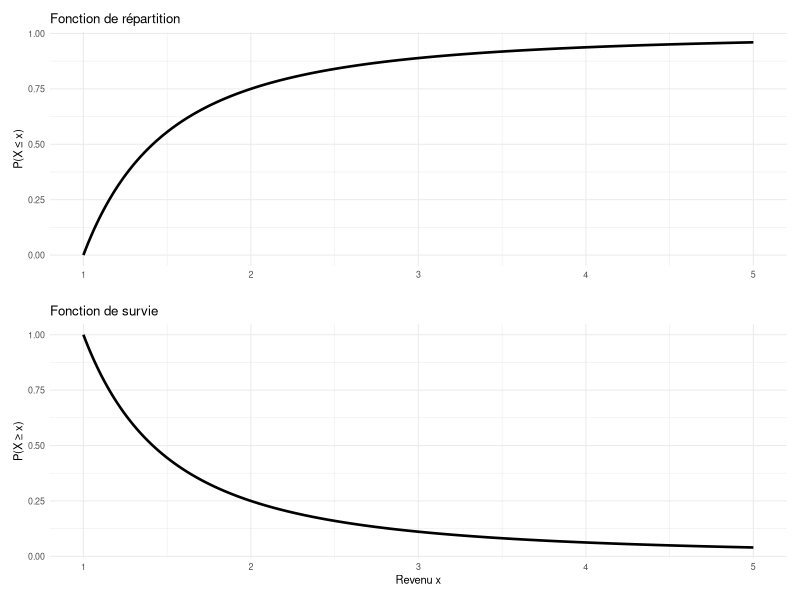
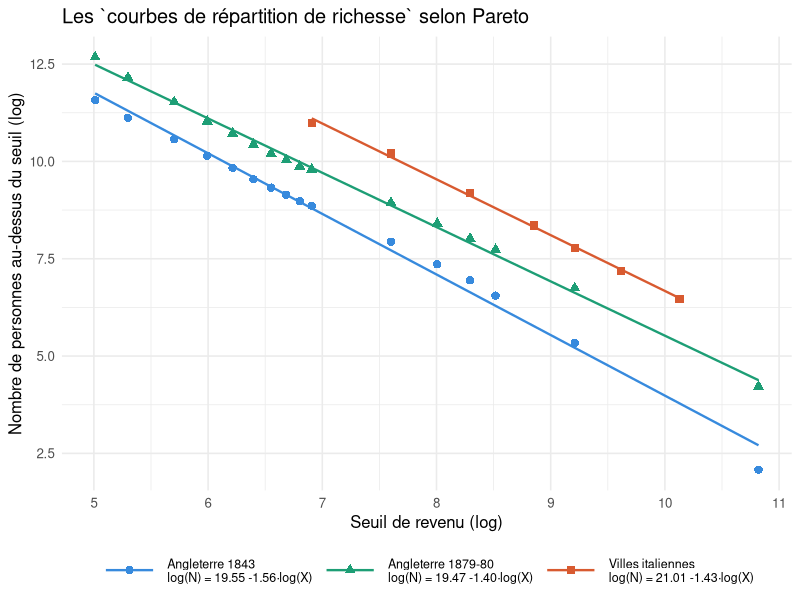
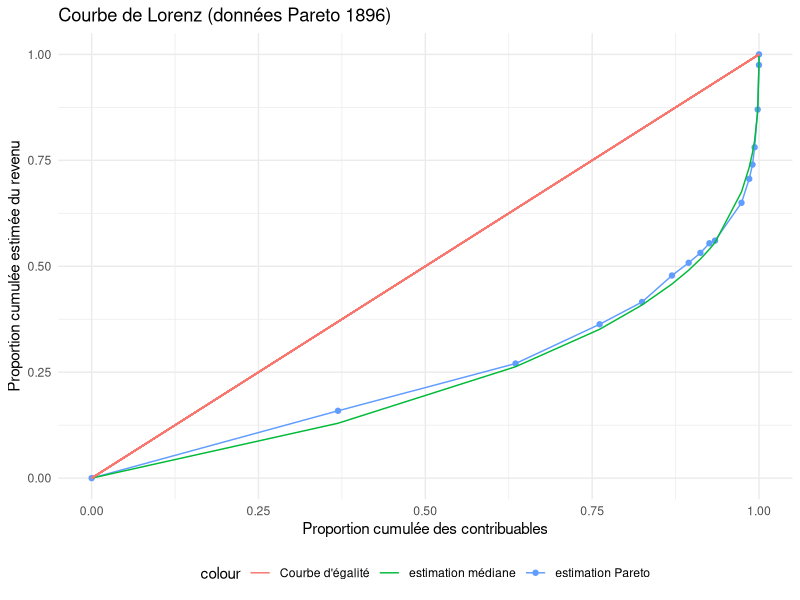
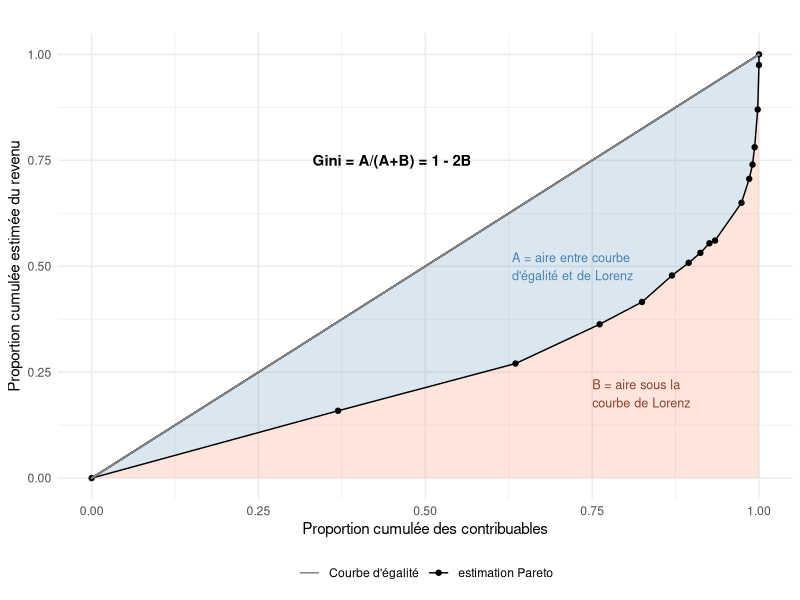
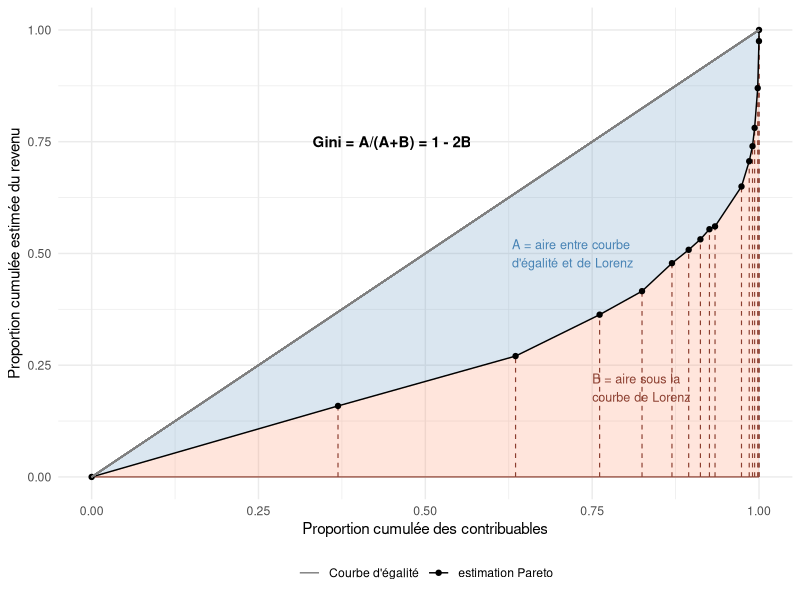
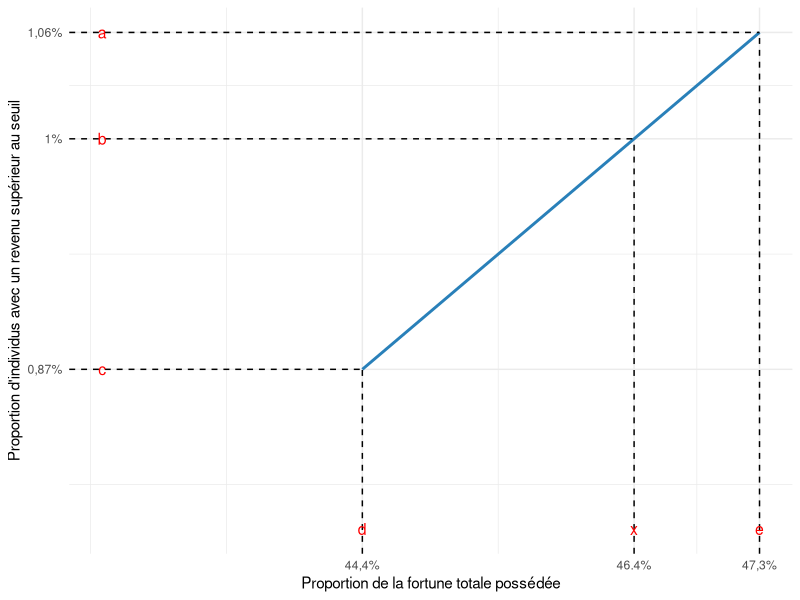
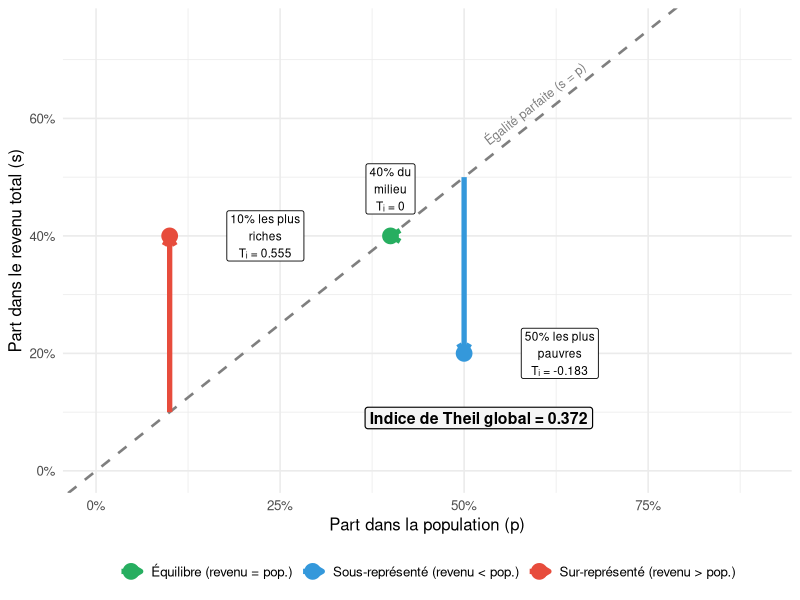
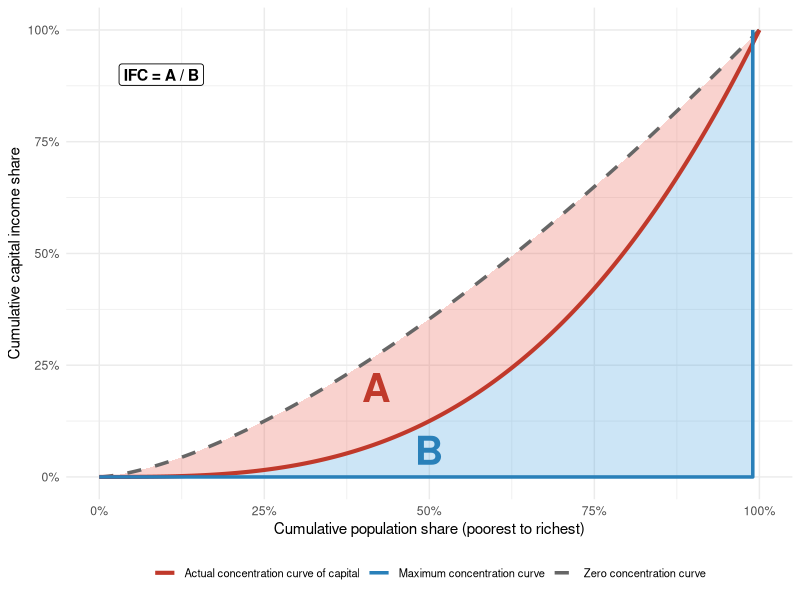

R code for these plots, in order:
## ---- chunk 1
#| echo: true
#| code-fold: true
#| code-summary: "Afficher le code"
#| output-location: column

library(tidyverse)

data_pareto_angleterre <- data.frame(
  seuil_revenu = c(150, 200, 300, 400, 500, 600, 700, 800, 900,
         1000, 2000, 3000, 4000, 5000, 10000, 50000),
  N_1843 = c(106637, 67271, 38901, 25472, 18694, 13911, 11239,
              9365, 7923, 7029, 2801, 1566, 1040, 701, 208, 8),
  N_1879_80 = c(320162, 190061, 101616, 61720, 45219, 33902, 27008,
                 22954, 19359, 17963, 7611, 4480, 3050, 2292, 853, 68)
)

data_pareto_italie <- data.frame(
  seuil_revenu = c(1000, 2000, 4000, 7000, 10000, 15000, 25000),
  N = c(59486, 26968, 9766, 4264, 2397, 1310, 645)
)

data_pareto_angleterre 


## ---- chunk 2
#| echo: false
#| fig-height: 3
#| fig-width: 3

library(ggplot2)
library(patchwork)

x <- seq(1, 5, length.out = 300)
df <- data.frame(
  x = x,
  F = 1 - (1/x)^2,
  S = (1/x)^2
)

p_F <- ggplot(df, aes(x, F)) +
  geom_line(linewidth = 0.9) +
  labs(title = "Fonction de répartition",
       x = "", y = "P(X ≤ x)") +
  theme_minimal(base_size = 8)

p_S <- ggplot(df, aes(x, S)) +
  geom_line(linewidth = 0.9) +
  labs(title = "Fonction de survie",
       x = "Revenu x", y = "P(X ≥ x)") +
  theme_minimal(base_size = 8)

p_F / p_S
## ---- chunk 3
#| echo: true
#| code-fold: true
#| code-summary: "Afficher le code"
# Estimation des modèles
lm_1843  <- lm(log(N_1843) ~ log(seuil_revenu), data = data_pareto_angleterre)
lm_1880  <- lm(log(N_1879_80) ~ log(seuil_revenu), data = data_pareto_angleterre)
lm_italie <- lm(log(N) ~ log(seuil_revenu), data = data_pareto_italie)

# Labels avec les coefficients estimés
label_1843  <- sprintf("Angleterre 1843\nlog(N) = %.2f %+.2f·log(X)",
                        coef(lm_1843)[1],  coef(lm_1843)[2])
label_1880  <- sprintf("Angleterre 1879-80\nlog(N) = %.2f %+.2f·log(X)",
                        coef(lm_1880)[1],  coef(lm_1880)[2])
label_italie <- sprintf("Villes italiennes\nlog(N) = %.2f %+.2f·log(X)",
                        coef(lm_italie)[1], coef(lm_italie)[2])

data_pareto_angleterre %>%
  ggplot(aes(x = log(seuil_revenu), y = log(N_1843))) +
  geom_point(aes(color = label_1843), shape = 16, size = 2.5) +
  geom_point(aes(y = log(N_1879_80), color = label_1880), shape = 17, size = 2.5) +
  geom_point(data = data_pareto_italie,
             aes(y = log(N), color = label_italie), shape = 15, size = 2.5) +

  geom_smooth(aes(color = label_1843),
              method = "lm", se = FALSE, linewidth = 0.8) +
  geom_smooth(aes(y = log(N_1879_80), color = label_1880),
              method = "lm", se = FALSE, linewidth = 0.8) +
  geom_smooth(data = data_pareto_italie,
              aes(y = log(N), color = label_italie),
              method = "lm", se = FALSE, linewidth = 0.8) +

  scale_color_manual(values = setNames(
    c("#378ADD", "#1D9E75", "#D85A30"),
    c(label_1843, label_1880, label_italie)
  )) +
  labs(
    x     = "Seuil de revenu (log)",
    y     = "Nombre de personnes au-dessus du seuil (log)",
    color = NULL,
    title = "Les `courbes de répartition de richesse` selon Pareto"
  ) +
  theme_minimal(base_size = 12) +
  theme(
    legend.position  = "bottom",
    legend.text      = element_text(size = 9),
    legend.key.width = unit(1.5, "cm")
  )
## ---- chunk 4

data_pareto_angleterre
## ---- chunk 5
#| echo: true
#| code-fold: true
#| code-summary: "Afficher le code"

# calcule du nombre de contribuables entre chaque tranche
data_lorenz = data_pareto_angleterre %>% 
  mutate(
    freq_N_1843 = N_1843 - lead(N_1843),
    freq_N_1879_80 = N_1879_80 - lead(N_1879_80)
  )

# Comme lead() retourne un NA pour les dernières valeurs, il faut la calculer manuellement et l'ajouter

data_lorenz$freq_N_1843[16] = 8
data_lorenz$freq_N_1879_80[16] = 785

# Calcul des proportions cumulées des contribuables

data_lorenz = data_lorenz %>% 
  mutate(
    cumsumprop_n_1843 = cumsum(freq_N_1843/sum(freq_N_1843)),
     cumsumprop_n_1879 = cumsum(freq_N_1879_80/sum(freq_N_1879_80))
  )


data_lorenz %>% 
  select(seuil_revenu, N_1843) 

## ---- chunk 6
#| echo: true
alpha <- 1.56
k <- alpha / (alpha - 1)

data_lorenz <- data_lorenz %>%
  mutate(
    revenu_moyen_pareto = if_else(
      is.na(lead(seuil_revenu)),
      k * seuil_revenu,  # dernière tranche : E[X | X > x_last]
      k * (seuil_revenu * N_1843 - lead(seuil_revenu) *  lead(N_1843)) / (N_1843 - replace_na(lead(N_1843), 0))
    ),
    
    revenu_total_pareto = revenu_moyen_pareto*freq_N_1843,
    
    revenu_moyen_mediane = if_else(
      is.na(lead(seuil_revenu)),
      k * seuil_revenu, # dernière tranche : Pareto
      (seuil_revenu + lead(seuil_revenu)) / 2
    ),
    
    revenu_total_mediane = revenu_moyen_mediane*freq_N_1843,
    
    cumsumprop_revenu_pareto = cumsum(revenu_total_pareto/sum(revenu_total_pareto)),
    cumsumprop_revenu_mediane = cumsum(revenu_total_mediane/sum(revenu_total_mediane))
    
  )
## ---- chunk 7
#| echo: true
#| code-fold: true
#| code-summary: "Afficher le code"

data_lorenz %>% 
  select(cumsumprop_n_1843, cumsumprop_revenu_pareto) %>% 
  rename("proportion cumulée des contribuables" = cumsumprop_n_1843,
         "proportion cumulée du revenu" = cumsumprop_revenu_pareto)
## ---- chunk 8
#| echo: true
#| code-fold: true
#| code-summary: "Afficher le code"

plot_lorenz <- 
data_lorenz %>% 
  add_row(cumsumprop_n_1843 = 0, cumsumprop_revenu_pareto = 0, cumsumprop_revenu_mediane = 0, .before = 1) %>% 
  ggplot(aes(x = cumsumprop_n_1843, y = cumsumprop_revenu_pareto, color = "estimation Pareto"))+
  geom_point()+
  geom_line()+
  geom_line(aes(x = cumsumprop_n_1843, y = cumsumprop_revenu_mediane, color = "estimation médiane"))+
  geom_segment(aes(x = 0, y = 0, xend = 1, yend = 1, colour = "Courbe d'égalité"))+
  theme_minimal()+
  labs(title = "Courbe de Lorenz (données Pareto 1896)",
       x = "Proportion cumulée des contribuables",
       y = "Proportion cumulée estimée du revenu")+
  theme(legend.position = "bottom")

plot_lorenz
## ---- chunk 9
#| echo: true
#| code-fold: true
#| code-summary: "Afficher le code"


plot_lorenz_B <- 
data_lorenz %>% 
  add_row(cumsumprop_n_1843 = 0, cumsumprop_revenu_pareto = 0, cumsumprop_revenu_mediane = 0, .before = 1) %>% 
  ggplot(aes(x = cumsumprop_n_1843, y = cumsumprop_revenu_pareto, color = "estimation Pareto")) +
  geom_ribbon(aes(ymin = 0, ymax = cumsumprop_revenu_pareto),
              fill = "coral", alpha = 0.2, color = NA) +
geom_ribbon(aes(ymin = cumsumprop_revenu_pareto, ymax = cumsumprop_n_1843),
            fill = "steelblue", alpha = 0.2, color = NA) +
  geom_line() +
  geom_point() +
  geom_segment(aes(x = 0, y = 0, xend = 1, yend = 1, colour = "Courbe d'égalité")) +
  annotate("text", x = 0.75, y = 0.2,
           label = "B = aire sous la\ncourbe de Lorenz",
           size = 3.2, color = "coral4", hjust = 0) +
  annotate("text", x = 0.45, y = 0.75,
           label = "Gini = A/(A+B) = 1 - 2B",
           size = 3.8, fontface = "bold", color = "black") +
    annotate("text", x = 0.63, y = 0.50,
           label = "A = aire entre courbe \nd'égalité et de Lorenz",
           size = 3.2, color = "steelblue", hjust = 0)+
  scale_color_manual(values = c("estimation Pareto" = "black", "Courbe d'égalité" = "grey50")) +
  scale_x_continuous(limits = c(0, 1)) +
  scale_y_continuous(limits = c(0, 1)) +
  theme_minimal() +
  labs(title = "",
       x = "Proportion cumulée des contribuables",
       y = "Proportion cumulée estimée du revenu",
       color = NULL) +
  theme(legend.position = "bottom")

plot_lorenz_B
## ---- chunk 10
plot_lorenz_B <- 
data_lorenz %>% 
  add_row(cumsumprop_n_1843 = 0, cumsumprop_revenu_pareto = 0, cumsumprop_revenu_mediane = 0, .before = 1) %>% 
  ggplot(aes(x = cumsumprop_n_1843, y = cumsumprop_revenu_pareto, color = "estimation Pareto")) +
  geom_ribbon(aes(ymin = 0, ymax = cumsumprop_revenu_pareto),
              fill = "coral", alpha = 0.2, color = NA) +
  geom_ribbon(aes(ymin = cumsumprop_revenu_pareto, ymax = cumsumprop_n_1843),
              fill = "steelblue", alpha = 0.2, color = NA) +
  geom_segment(aes(xend = cumsumprop_n_1843, y = 0, yend = cumsumprop_revenu_pareto),
               linetype = "dashed", color = "coral4", linewidth = 0.4) +
  geom_segment(aes(x = cumsumprop_n_1843, y = 0,
                   xend = lead(cumsumprop_n_1843), yend = 0),
               color = "coral4", linewidth = 0.4, na.rm = TRUE) +
  geom_line() +
  geom_point() +
  geom_segment(aes(x = 0, y = 0, xend = 1, yend = 1, colour = "Courbe d'égalité")) +
  annotate("text", x = 0.75, y = 0.2,
           label = "B = aire sous la\ncourbe de Lorenz",
           size = 3.2, color = "coral4", hjust = 0) +
  annotate("text", x = 0.45, y = 0.75,
           label = "Gini = A/(A+B) = 1 - 2B",
           size = 3.8, fontface = "bold", color = "black") +
  annotate("text", x = 0.63, y = 0.50,
           label = "A = aire entre courbe \nd'égalité et de Lorenz",
           size = 3.2, color = "steelblue", hjust = 0) +
  scale_color_manual(values = c("estimation Pareto" = "black", "Courbe d'égalité" = "grey50")) +
  scale_x_continuous(limits = c(0, 1)) +
  scale_y_continuous(limits = c(0, 1)) +
  theme_minimal() +
  labs(x = "Proportion cumulée des contribuables",
       y = "Proportion cumulée estimée du revenu",
       color = NULL) +
  theme(legend.position = "bottom")

plot_lorenz_B

ggsave("gini_calcul_trapeze.svg", plot_lorenz_B)
## ---- chunk 11
#| echo: true

gini <- data_lorenz %>%
  add_row(cumsumprop_n_1843 = 0, cumsumprop_revenu_pareto = 0, .before = 1) %>%
  summarise(
    B = sum((cumsumprop_revenu_pareto + lead(cumsumprop_revenu_pareto)) / 2 *
               (lead(cumsumprop_n_1843) - cumsumprop_n_1843), na.rm = TRUE),
    Gini = 1-2*B
  )

gini
## ---- chunk 12
#| echo: false
library(ggplot2)

a <- 1.06; b <- 1.0; c <- 0.87
d <- 44.4; e <- 47.3

x <- d + (e - d) * (b - c) / (a - c)

ggplot() +
  geom_line(aes(x = c(d, e), y = c(c, a)), color = "#2980b9", linewidth = 1) +
  geom_segment(aes(x = d, xend = d, y = -Inf, yend = c), linetype = "dashed") +
  geom_segment(aes(x = e, xend = e, y = -Inf, yend = a), linetype = "dashed") +
  geom_segment(aes(x = x, xend = x, y = -Inf, yend = b), linetype = "dashed") +
  geom_segment(aes(x = -Inf, xend = e, y = a, yend = a), linetype = "dashed") +
  geom_segment(aes(x = -Inf, xend = x, y = b, yend = b), linetype = "dashed") +
  geom_segment(aes(x = -Inf, xend = d, y = c, yend = c), linetype = "dashed") +
  annotate("text", x = 42.5, y = a, label = "a", color = "red", size = 4) +
  annotate("text", x = 42.5, y = b, label = "b", color = "red", size = 4) +
  annotate("text", x = 42.5, y = c, label = "c", color = "red", size = 4) +
  annotate("text", x = d,   y = 0.78, label = "d", color = "red", size = 4) +
  annotate("text", x = e,   y = 0.78, label = "e", color = "red", size = 4) +
  annotate("text", x = x,   y = 0.78, label = "x", color = "red", size = 4) +
  scale_x_continuous(breaks = c(d, x, e),
                     labels = c("44,4%", paste0(round(x, 1), "%"), "47,3%")) +
  scale_y_continuous(breaks = c(c, b, a),
                     labels = c("0,87%", "1%", "1,06%")) +
  labs(x = "Proportion de la fortune totale possédée", y = "Proportion d'individus avec un revenu supérieur au seuil") +
  theme_minimal(base_size = 11)

## ---- chunk 13
#| echo: false
#| fig-height: 4.2

library(tidyverse)

groupes <- tibble(
  groupe    = c("50% les plus\npauvres", "40% du\nmilieu", "10% les plus\nriches"),
  pop       = c(0.50, 0.40, 0.10),
  inc       = c(0.20, 0.40, 0.40)
) |>
  mutate(
    theil     = round(inc * log(inc / pop), 3),
    direction = case_when(
      inc > pop ~ "Sur-représenté (revenu > pop.)",
      inc < pop ~ "Sous-représenté (revenu < pop.)",
      TRUE      ~ "Équilibre (revenu = pop.)"
    )
  )

theil_global <- round(sum(groupes$theil), 3)

ggplot(groupes, aes(x = pop, y = inc)) +
  geom_abline(slope = 1, intercept = 0, linetype = "dashed",
              color = "grey50", linewidth = 0.9) +
  annotate("text", x = 0.53, y = 0.56,
           label = "Égalité parfaite (s = p)",
           color = "grey50", size = 3.2, angle = 38, hjust = 0) +
  geom_segment(aes(x = pop, xend = pop, y = pop, yend = inc, color = direction),
               linewidth = 1.8,
               arrow = arrow(length = unit(0.28, "cm"), ends = "last")) +
  geom_point(aes(color = direction), size = 5) +
  geom_label(data = \(d) filter(d, groupe != "40% du\nmilieu"),
             aes(label = paste0(groupe, "\nTᵢ = ", theil)),
             size = 3, nudge_x = 0.13, label.size = 0.3) +
  geom_label(data = \(d) filter(d, groupe == "40% du\nmilieu"),
             aes(label = paste0(groupe, "\nTᵢ = ", theil)),
             size = 3, nudge_y = 0.08, label.size = 0.3) +
  annotate("label", x = 0.52, y = 0.09,
           label = paste0("Indice de Theil global = ", theil_global),
           size = 4, fontface = "bold", fill = "#f5f5f5", label.size = 0.4) +
  scale_x_continuous(labels = scales::percent_format(),
                     limits = c(0, 0.9),
                     name = "Part dans la population (p)") +
  scale_y_continuous(labels = scales::percent_format(),
                     limits = c(0, 0.75),
                     name = "Part dans le revenu total (s)") +
  scale_color_manual(values = c(
    "Sur-représenté (revenu > pop.)"  = "#e74c3c",
    "Sous-représenté (revenu < pop.)" = "#3498db",
    "Équilibre (revenu = pop.)"       = "#27ae60"
  )) +
  labs(color = NULL) +
  theme_minimal(base_size = 12) +
  theme(legend.position = "bottom")
## ---- chunk 14
#| fig-height: 5
#| fig-width: 5

library(tidyverse)

p <- seq(0, 1, length.out = 1000)

df <- tibble(
  p       = p,
  zero    = p^1.5,
  capital = p^3,
  maximum = ifelse(p <= 0.99, 0, 1)
)

max_line <- tibble(
  p = c(0,    0.99, 0.99),
  y = c(0,    0,    1   )
)

ggplot(df, aes(x = p)) +
  geom_ribbon(aes(ymin = capital, ymax = zero),
              fill = "#e74c3c", alpha = 0.25) +
  geom_ribbon(aes(ymin = pmin(maximum, capital), ymax = capital),
              fill = "#3498db", alpha = 0.25) +
  geom_line(aes(y = zero,    color = "Zero concentration curve"),
            linewidth = 1.2, linetype = "dashed") +
  geom_line(aes(y = capital, color = "Actual concentration curve of capital"),
            linewidth = 1.4) +
  geom_line(data = max_line, aes(x = p, y = y, color = "Maximum concentration curve"),
            linewidth = 1.2) +
  annotate("text", x = 0.42, y = 0.20,
           label = "A", fontface = "bold", size = 10, color = "#c0392b") +
  annotate("text", x = 0.50, y = 0.06,
           label = "B", fontface = "bold", size = 10, color = "#2980b9") +
  annotate("label", x = 0.03, y = 0.90,
           label = "IFC = A / B",
           size = 4, fontface = "bold", hjust = 0,
           fill = "white", label.size = 0.3) +
  scale_color_manual(values = c(
    "Zero concentration curve"             = "grey40",
    "Actual concentration curve of capital" = "#c0392b",
    "Maximum concentration curve"          = "#2980b9"
  )) +
  scale_x_continuous(labels = scales::percent_format(),
                     name = "Cumulative population share (poorest to richest)") +
  scale_y_continuous(labels = scales::percent_format(),
                     name = "Cumulative capital income share") +
  labs(color = NULL) +
  theme_minimal(base_size = 11) +
  theme(legend.position = "bottom",
        legend.text = element_text(size = 8))
